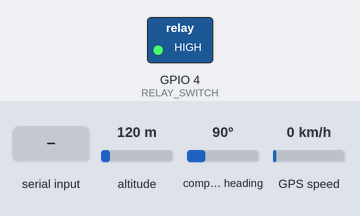
Recording of a sketch running on a simulated ESP32. On the bench: switched loads named in the sketch (green lamp = pin HIGH). Inputs (shaded band) come from the test bench; at power-on: altitude 120 m, compass heading 90°, GPS speed 0 km/h. The GPS gets a fix after 3 s at 37.7749, -122.4194 with 8 satellites; the modem accepts every AT command (registered, SIM ready, sends succeed) and sends nothing else; what the sketch prints to the serial monitor is not drawn.

Above: at 16.3 s.
16.4 s: "unlock\n" received over the second serial link
At 18.1 s:
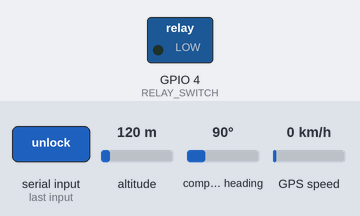
19.0 s: "+CSQ: \n" received over the second serial link
Timing chart, 0 to 22.0 s (numbered marks = the images above; inputs shaded):
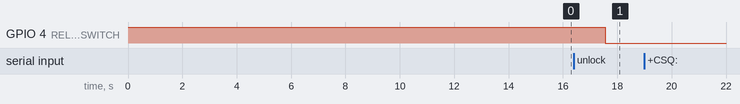

Measured:
- after the input at 16.4 s, GPIO 4 (RELAY_SWITCH): HIGH → LOW after 1.2 s
- after the input at 19.0 s, every drawn part: stays the same

The sketch:

gps_sim_send_status_v1.ino
```cpp
#include <TinyGPSPlus.h>
#include <Arduino.h>
#include <HardwareSerial.h>

// Khai báo đối tượng TinyGPSPlus và UART cho SIM7680C
TinyGPSPlus gps;
HardwareSerial simSerial(2);  // UART2
#define SIM_TX 32
#define SIM_RX 33

// Cấu hình GPS
HardwareSerial gpsSerial(1);
static const uint32_t GPSBaud = 9600;

// Relay công tắc xe
#define RELAY_SWITCH 4

// Prototype các hàm
void setupSIM();
String sendATCommand(const char* command, unsigned long timeout = 15000);
void sendSMS(const char* phoneNumber, const char* message);
void listenForMessages(void* pvParameters);
void readGPSTask(void* parameter);
void printGPSData();

void setup() {
  Serial.begin(115200);
  pinMode(RELAY_SWITCH, OUTPUT);
  digitalWrite(RELAY_SWITCH, HIGH);
  setupSIM();

  gpsSerial.begin(GPSBaud, SERIAL_8N1, 16, 17);

  // In tiêu đề
  Serial.printf("%-15s %-15s %-15s %-10s %-10s\n", "Latitude", "Longitude", "Time", "Satellites", "HDOP");
  Serial.println(F("-----------------------------------------------------------"));

  xTaskCreatePinnedToCore(readGPSTask, "Read GPS Task", 2048, NULL, 1, NULL, 1);
  xTaskCreate(listenForMessages, "Listen for Messages", 8000, NULL, 1, NULL);

  Serial.println(sendATCommand("AT"));
}

void loop() {}

void readGPSTask(void* parameter) {
  static int lastGPSChars = 0;
  static unsigned long lastGPSTime = 0;

  for (;;) {
    while (gpsSerial.available() > 0) gps.encode(gpsSerial.read());

    int currentGPSChars = gps.charsProcessed();

    if (currentGPSChars != lastGPSChars) {
      lastGPSChars = currentGPSChars;
      lastGPSTime = millis();

      printGPSData();
    } else if (millis() - lastGPSTime > 5000) {
      Serial.println("No GPS data received: check wiring");
    }

    vTaskDelay(pdMS_TO_TICKS(1000));
  }
}

void printGPSData() {
  if (gps.location.isValid() && gps.date.isValid() && gps.time.isValid() && gps.satellites.isValid() && gps.hdop.isValid()) {
    int hour = (gps.time.hour() + 7) % 24;
    Serial.printf("%-15.6f %-15.6f %02d/%02d/%-10d %02d:%02d:%-05d %-05d %-10.1f\n",
                  gps.location.lat(),
                  gps.location.lng(),
                  gps.date.day(),
                  gps.date.month(),
                  gps.date.year(),
                  hour,
                  gps.time.minute(),
                  gps.time.second(),
                  gps.satellites.value(),
                  gps.hdop.hdop());
  } else {
    Serial.println("No valid GPS data available.");
  }
}

void setupSIM() {
  simSerial.begin(115200, SERIAL_8N1, SIM_RX, SIM_TX);
  vTaskDelay(pdMS_TO_TICKS(100));
}

String sendATCommand(const char* command, unsigned long timeout) {
  simSerial.println(command);
  unsigned long startTime = millis();
  while (millis() - startTime < timeout) {
    if (simSerial.available()) {
      return simSerial.readStringUntil('\n');
    }
  }
  return "";
}

void sendSMS(const char* phoneNumber, const char* message) {
  simSerial.println("AT+CMGF=1");
  vTaskDelay(pdMS_TO_TICKS(100));

  simSerial.print("AT+CMGS=\"");
  simSerial.print(phoneNumber);
  simSerial.println("\"");

  vTaskDelay(pdMS_TO_TICKS(100));

  simSerial.print(message);
  simSerial.write(26);
  vTaskDelay(pdMS_TO_TICKS(2000));

  Serial.println("Response: " + simSerial.readString());
}

String getGSMStatus() {
  simSerial.println("AT+CSQ");
  vTaskDelay(pdMS_TO_TICKS(100));

  if (simSerial.available()) {
    String response = simSerial.readString();
    int signalStrengthIndex = response.indexOf("+CSQ: ");
    if (signalStrengthIndex != -1) {
      String signalStrength = response.substring(signalStrengthIndex + 6, signalStrengthIndex + 8);
      return (signalStrength == "99") ? "Không có tín hiệu GSM" : signalStrength;
    }
  }
  return "Không thể lấy tín hiệu GSM.";
}

void listenForMessages(void* pvParameters) {
  String incomingMessage;
  String senderNumber;

  for (;;) {
    if (simSerial.available()) {
      incomingMessage = simSerial.readString();
      int start = incomingMessage.indexOf("+CMT: \"") + 7;
      int end = incomingMessage.indexOf("\"", start);
      if (start != -1 && end != -1) senderNumber = incomingMessage.substring(start, end);

      Serial.println(incomingMessage);

      if (incomingMessage.indexOf("report") != -1) {
        if (!senderNumber.isEmpty()) {
          sendSMS(senderNumber.c_str(), generateReportMessage().c_str());
          sendSMS(senderNumber.c_str(), generateAlertMessage().c_str());
        }
      } else if (incomingMessage.indexOf("unlock") != -1) {
        digitalWrite(RELAY_SWITCH, LOW);
        Serial.println("Đã mở khóa xe");
        if (!senderNumber.isEmpty()) sendSMS(senderNumber.c_str(), "Da mo khoa xe");
      } else if (incomingMessage.indexOf("lock") != -1) {
        digitalWrite(RELAY_SWITCH, HIGH);
        Serial.println("Đã khóa xe");
        if (!senderNumber.isEmpty()) sendSMS(senderNumber.c_str(), "Da khoa xe!");
      }
    }
    vTaskDelay(pdMS_TO_TICKS(200));
  }
}

String generateReportMessage() {
  String reportMessage = "- Status: \n- User: \n- Key status: \n";
  if (gps.location.isValid()) {
    reportMessage += "- Location: https://www.google.com/maps?q=" + String(gps.location.lat(), 6) + "," + String(gps.location.lng(), 6) + "\n";
    reportMessage += "- GPS satellites: " + String(gps.satellites.value()) + "\n";
    reportMessage += "- HDOP: " + String(gps.hdop.hdop(), 1) + "\n";
  } else {
    reportMessage += "- No GPS signals!!!\n";
  }
  reportMessage += "- GSM: " + getGSMStatus() + "\n";
  return reportMessage;
}

String generateAlertMessage() {
  return "- Speed: \n- Drive times: \n- Overspeeding: \n- Sleepy times: \n- Impact: \n";
}
```
